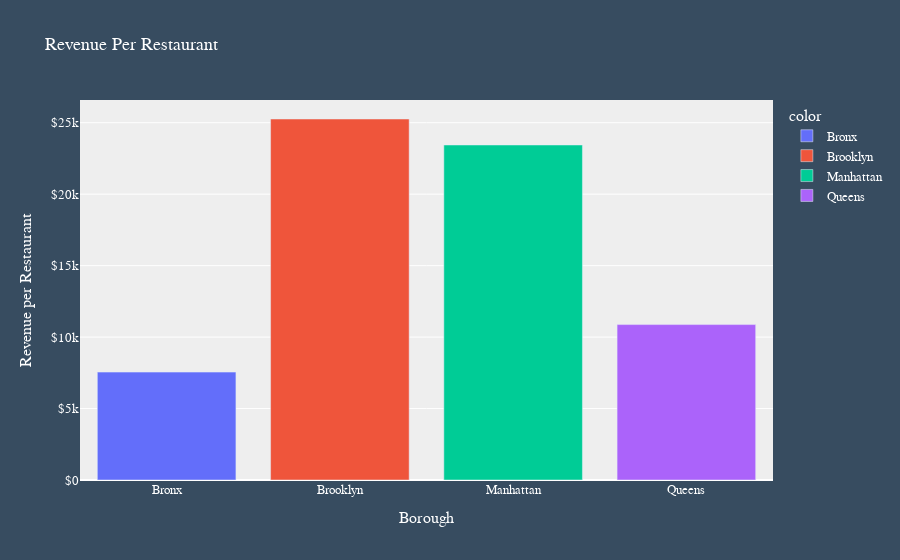

Notebook cell for this chart:
### Code cell
# Revenue per Restaurant
df['rev_num_rest'] = df['Total Restaurant Revenue'] / df['# of Restaurants']
rev_num_rest2 = df.groupby('Borough')['rev_num_rest'].mean().round()
rev_num_rest2

fig2 = px.bar(x=x, y=rev_num_rest2, labels={'x': 'Borough', 'y':'Revenue per Restaurant'},
              color=x, title='Revenue Per Restaurant')
layout(fig2, '$')

### Figure 1 — Plotly figure (JSON) as saved in the notebook; plotly's stock layout.template omitted (floating-point values rounded to 4 significant figures)
{"data": [{"alignmentgroup": "True", "hovertemplate": "color=Bronx<br>Borough=%{x}<br>Revenue per Restaurant=%{y}<extra></extra>", "legendgroup": "Bronx", "marker": {"color": "#636efa"}, "name": "Bronx", "offsetgroup": "Bronx", "orientation": "v", "showlegend": true, "textposition": "auto", "type": "bar", "x": ["Bronx"], "xaxis": "x", "y": [7550], "yaxis": "y"}, {"alignmentgroup": "True", "hovertemplate": "color=Brooklyn<br>Borough=%{x}<br>Revenue per Restaurant=%{y}<extra></extra>", "legendgroup": "Brooklyn", "marker": {"color": "#EF553B"}, "name": "Brooklyn", "offsetgroup": "Brooklyn", "orientation": "v", "showlegend": true, "textposition": "auto", "type": "bar", "x": ["Brooklyn"], "xaxis": "x", "y": [25262], "yaxis": "y"}, {"alignmentgroup": "True", "hovertemplate": "color=Manhattan<br>Borough=%{x}<br>Revenue per Restaurant=%{y}<extra></extra>", "legendgroup": "Manhattan", "marker": {"color": "#00cc96"}, "name": "Manhattan", "offsetgroup": "Manhattan", "orientation": "v", "showlegend": true, "textposition": "auto", "type": "bar", "x": ["Manhattan"], "xaxis": "x", "y": [23443], "yaxis": "y"}, {"alignmentgroup": "True", "hovertemplate": "color=Queens<br>Borough=%{x}<br>Revenue per Restaurant=%{y}<extra></extra>", "legendgroup": "Queens", "marker": {"color": "#ab63fa"}, "name": "Queens", "offsetgroup": "Queens", "orientation": "v", "showlegend": true, "textposition": "auto", "type": "bar", "x": ["Queens"], "xaxis": "x", "y": [10876], "yaxis": "y"}], "layout": {"barmode": "relative", "font": {"color": "White", "family": "Verdana", "size": 13}, "legend": {"title": {"text": "color"}, "tracegroupgap": 0}, "paper_bgcolor": "#374C60", "plot_bgcolor": "#eee", "title": {"font": {"family": "Verdana"}, "text": "Revenue Per Restaurant"}, "xaxis": {"anchor": "y", "domain": [0, 1], "title": {"text": "Borough"}}, "yaxis": {"anchor": "x", "domain": [0, 1], "tickprefix": "$", "title": {"text": "Revenue per Restaurant"}}}}
